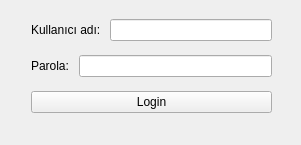
<?xml version="1.0" encoding="UTF-8"?>
<ui version="4.0">
 <class>login</class>
 <widget class="QMainWindow" name="login">
  <property name="geometry">
   <rect>
    <x>0</x>
    <y>0</y>
    <width>301</width>
    <height>145</height>
   </rect>
  </property>
  <property name="windowTitle">
   <string>MainWindow</string>
  </property>
  <widget class="QWidget" name="centralwidget">
   <widget class="QWidget" name="">
    <property name="geometry">
     <rect>
      <x>31</x>
      <y>11</y>
      <width>241</width>
      <height>111</height>
     </rect>
    </property>
    <layout class="QVBoxLayout" name="verticalLayout">
     <item>
      <layout class="QHBoxLayout" name="horizontalLayout">
       <item>
        <widget class="QLabel" name="label">
         <property name="text">
          <string>Kullanıcı adı: </string>
         </property>
        </widget>
       </item>
       <item>
        <widget class="QLineEdit" name="lineEdit"/>
       </item>
      </layout>
     </item>
     <item>
      <layout class="QHBoxLayout" name="horizontalLayout_2">
       <item>
        <widget class="QLabel" name="label_2">
         <property name="text">
          <string>Parola: </string>
         </property>
        </widget>
       </item>
       <item>
        <widget class="QLineEdit" name="lineEdit_2"/>
       </item>
      </layout>
     </item>
     <item>
      <widget class="QPushButton" name="pushButton">
       <property name="text">
        <string>Login</string>
       </property>
      </widget>
     </item>
    </layout>
   </widget>
  </widget>
 </widget>
 <resources/>
 <connections/>
</ui>
